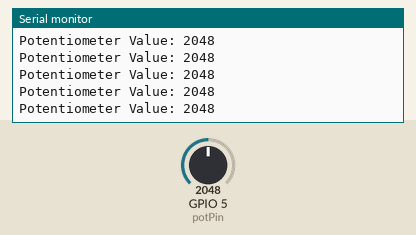
Bench run of a sketch on a simulated ESP32. On the bench: the last lines printed to the serial monitor. The test bench sets the inputs (shaded band); at power-on: GPIO 5 (potPin) = 2048.

Above: at 1.2 s.
1.3 s: GPIO 5 (potPin) set to 2866
At 1.56 s:
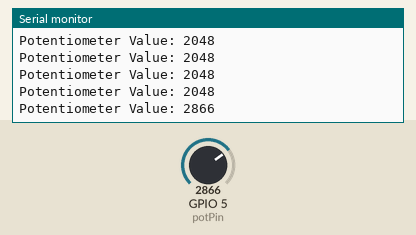
2.8 s: GPIO 5 (potPin) set to 3603
At 2.96 s:
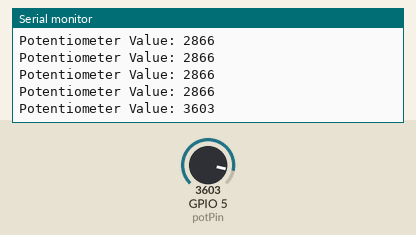
Timing chart, 0 to 5.8 s (numbered marks = the images above; inputs shaded):
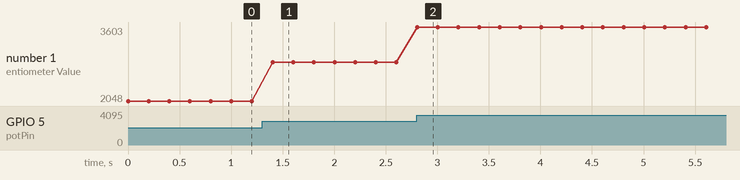

Measured:
- after the input at 1.3 s, the serial monitor: prints a new line after 0.10 s (image 1)
- after the input at 2.8 s, the serial monitor: prints a new line at once (image 2)
- plotted number 1: 2048 → 2866 after the input at 1.3 s, 2866 → 3603 after the input at 2.8 s

The sketch:

sketch_jul2a.ino
```cpp
// Experiment 3: Reading a Potentiometer using ESP32
// Define the analog pin
const int potPin = 5;

void setup() {
    Serial.begin(115200);
    // Start Serial Monitor at 115200 baud rate
}
void loop() {
    int potValue = analogRead(potPin);
    // Read analog value (0-4095)
    Serial.print("Potentiometer Value: ");
    Serial.println(potValue);
    // Print the value
    delay(200);
    // Delay for readability
}
```
